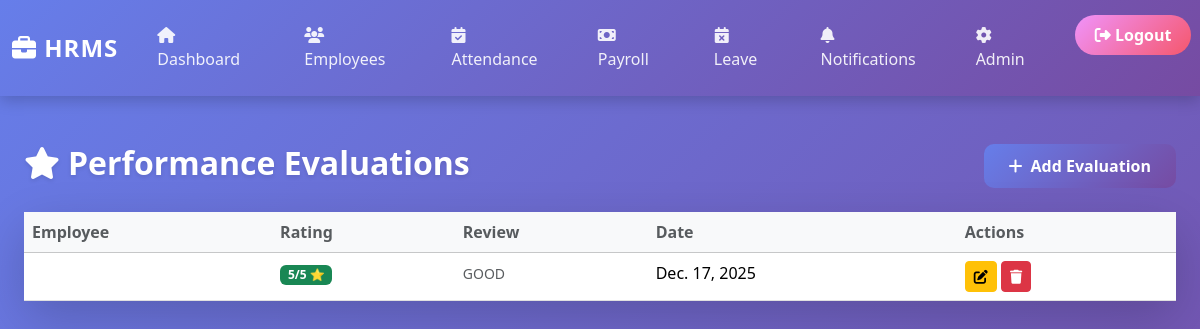
The page /performance/ (signed in) on the database its author committed.
### performance/models.py (models this page shows, shortened)
class Performance(models.Model):
    RATING_CHOICES = [
        (1, '1 - Poor'),
        (2, '2 - Below Average'),
        (3, '3 - Average'),
        (4, '4 - Good'),
        (5, '5 - Excellent'),
    ]
    employee = models.ForeignKey(Employee, on_delete=models.CASCADE, null=True, blank=True)
    rating = models.IntegerField(choices=RATING_CHOICES, default=3)
    review = models.TextField(default='')
    review_date = models.DateField(default=timezone.now)
    created_at = models.DateTimeField(auto_now_add=True)
    updated_at = models.DateTimeField(auto_now=True)
    class Meta:
        verbose_name_plural = "Performances"

### performance/views.py (the view)
# urls.py: path('', views.performance_list, name='performance_list'),
@login_required
def performance_list(request):
    performances = Performance.objects.all()
    context = {'performances': performances}
    return render(request, 'performance/performance_list.html', context)

### templates/performance/performance_list.html
{% extends 'base.html' %}
{% load static %}
{% block content %}
<div class="container mt-5">
    <div class="row mb-4">
        <div class="col-md-8">
            <h2 class="text-white mb-0"><i class="fas fa-star me-2"></i>Performance Evaluations</h2>
        </div>
        <div class="col-md-4 text-end">
            <a href="{% url 'performance:add_performance' %}" class="btn btn-primary">
                <i class="fas fa-plus me-2"></i>Add Evaluation
            </a>
        </div>
    </div>
    <div class="card shadow-lg border-0">
        <div class="card-body p-0">
            {% if performances %}
                <div class="table-responsive">
                    <table class="table table-hover mb-0">
                        <thead class="table-light">
                            <tr>
                                <th class="text-muted">Employee</th>
                                <th class="text-muted">Rating</th>
                                <th class="text-muted">Review</th>
                                <th class="text-muted">Date</th>
                                <th class="text-muted">Actions</th>
                            </tr>
                        </thead>
                        <tbody>
                            {% for performance in performances %}
                            <tr>
                                <td class="fw-500">{{ performance.employee.name }}</td>
                                <td>
                                    {% if performance.rating >= 4 %}
                                        <span class="badge bg-success">{{ performance.rating }}/5 ⭐</span>
                                    {% elif performance.rating >= 3 %}
                                        <span class="badge bg-warning">{{ performance.rating }}/5 ⭐</span>
                                    {% else %}
                                        <span class="badge bg-danger">{{ performance.rating }}/5 ⭐</span>
                                    {% endif %}
                                </td>
                                <td><small class="text-muted">{{ performance.review|truncatewords:5 }}</small></td>
                                <td>{{ performance.review_date }}</td>
                                <td>
                                    <a href="{% url 'performance:edit_performance' performance.id %}" class="btn btn-sm btn-warning">
                                        <i class="fas fa-edit"></i>
                                    </a>
                                    <a href="{% url 'performance:delete_performance' performance.id %}" class="btn btn-sm btn-danger" onclick="return confirm('Are you sure?');">
                                        <i class="fas fa-trash"></i>
                                    </a>
                                </td>
                            </tr>
                            {% endfor %}
                        </tbody>
                    </table>
                </div>
            {% else %}
                <div class="text-center py-5">
                    <i class="fas fa-inbox fa-3x text-muted mb-3" style="opacity: 0.5;"></i>
                    <p class="text-muted">No performance evaluations found. <a href="{% url 'performance:add_performance' %}">Create one</a></p>
                </div>
            {% endif %}
        </div>
    </div>
</div>
{% endblock %}

### employees/templates/base.html (style rules this page uses)
* { margin: 0; padding: 0; box-sizing: border-box; }
body { background: linear-gradient(135deg, #667eea 0%, #764ba2 100%); min-height: 100vh; font-family: 'Segoe UI', Tahoma, Geneva, Verdana, sans-serif; padding-bottom: 50px; }
.container { max-width: 1200px; margin-top: 40px; }
.card { border: none; border-radius: 15px; box-shadow: 0 8px 25px rgba(0,0,0,0.15); transition: transform 0.3s ease, box-shadow 0.3s ease; background: #fff; margin-bottom: 25px; }
table { color: #333; }
table thead { background: linear-gradient(135deg, #667eea 0%, #764ba2 100%); color: white; }
table tbody tr { transition: all 0.3s ease; border-bottom: 1px solid #e0e0e0; }
.btn-primary { background: linear-gradient(135deg, #667eea 0%, #764ba2 100%); border: none; border-radius: 10px; padding: 10px 25px; font-weight: 600; transition: all 0.3s ease; }
h1, h2, h3 { color: #fff; font-weight: 700; text-shadow: 0 2px 4px rgba(0,0,0,0.1); }

### rows shown on the page
Performance: rating "5", review "GOOD", review_date "Dec. 17, 2025"
